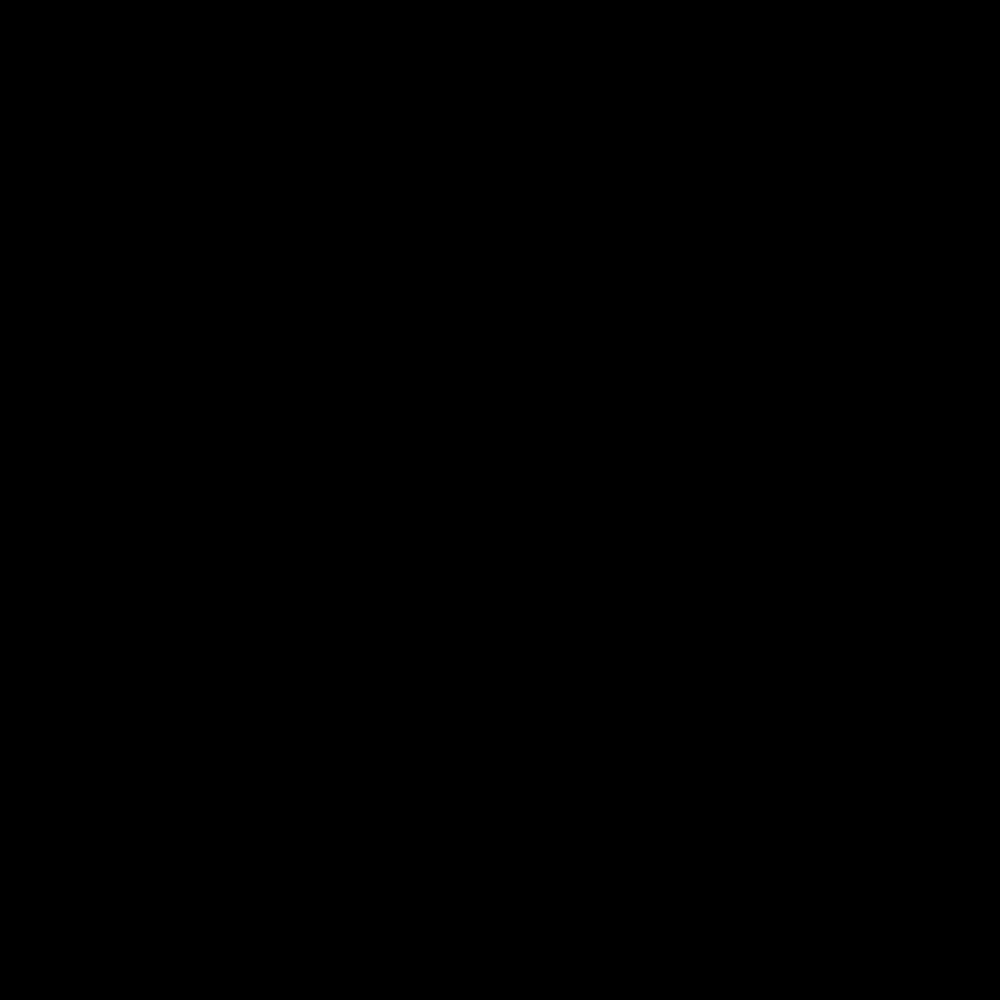
Frame 1 (no input)
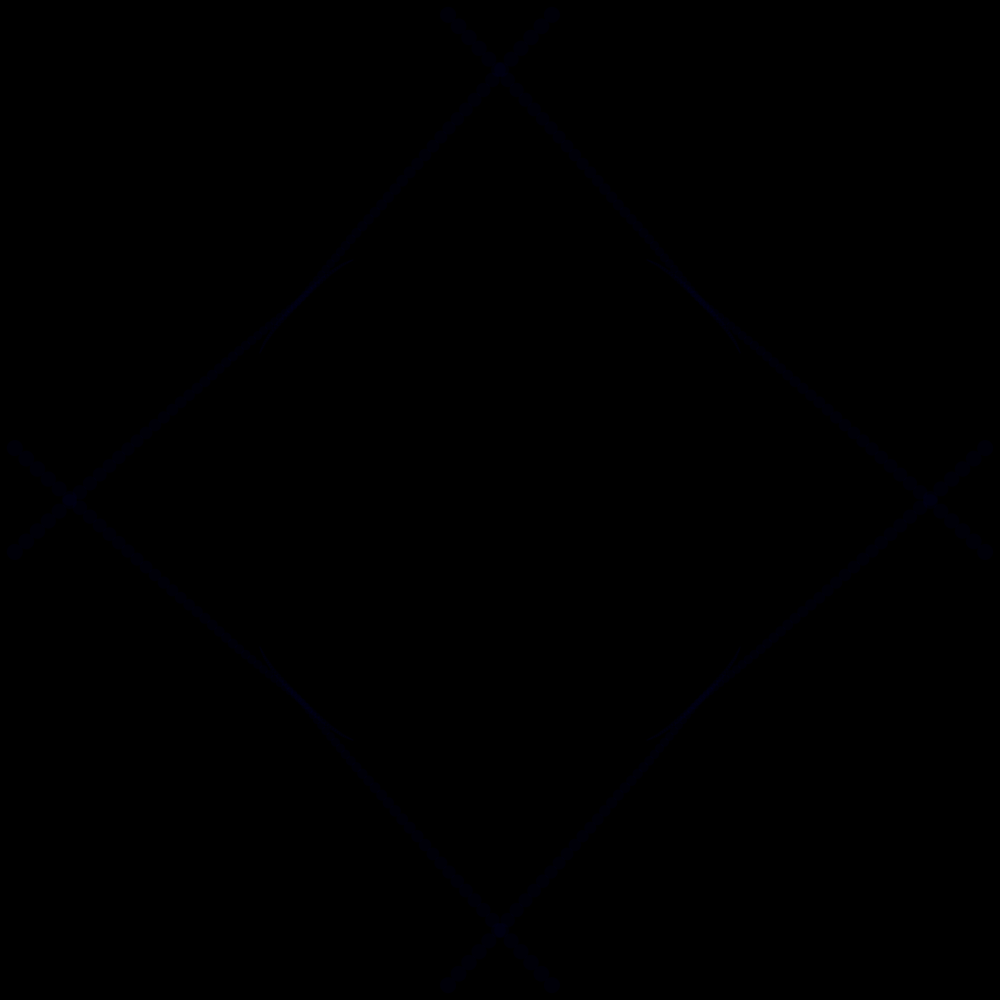
Frame 60 (the mouse pressed at the canvas centre just before this capture)
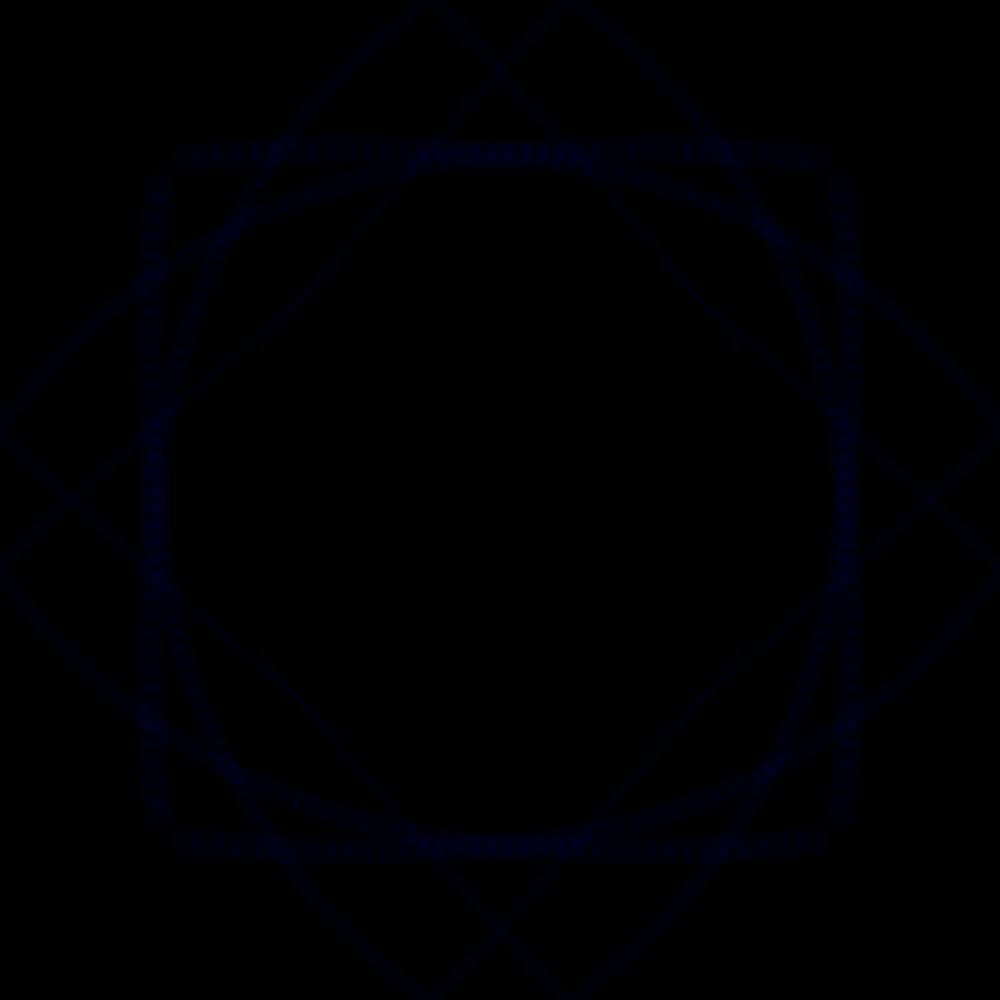
Frame 120 (the mouse held since frame 60 and released just before this capture)

The Processing sketch that drew these frames (run headless with seeded random() and noise(); from frame 60 on, the mouse is pressed at the canvas centre):

// Processing sketch: SortOfInkBlotch
// ── SortOfInkBlotch.pde
PVector location = new PVector();
float size = 1;
int sphereColor = 0;
float accelRange = .4;
PVector speed = new PVector();

void setup() {
  //fullScreen(1);
  size(1000, 1000);
  background(0);
  location.x = random(width);
  location.y = random(height);
}

void draw() {
  noStroke();
  speed.x += random(accelRange);
  speed.y += random(accelRange);
  //speed.x = constrain(speed.x, -10, -10);
  //speed.y = constrain(speed.y, -10, -10);

  location.x += speed.x;
  location.y += speed.y;

  if (location.x >= width || location.x <= 0) {
    speed.x /= -1.5;
    accelRange *=-1;
  }
  if (location.y >= height || location.y <= 0) {
    speed.y /= -1.5;
    accelRange *=-1;
  }

  size += .25;
  if (size >= width/4 && size <= width * 2) {
    size += 11.75;
  } else if (size >= width * 2) {
    if (sphereColor == 0) {
      sphereColor = 1;
      fill(0, 0, 204);
    } else if (sphereColor == 1) {
      sphereColor = 0;
      fill(0);
    }
    //rect(0, 0, width, height);
    size = 1;
  }


  if (sphereColor == 0) {
    fill(0, 0, 204, 10);
  } else if (sphereColor == 1) {
    fill(0, 10);
  }

  location.x = constrain(location.x, 0, width);
  location.y = constrain(location.y, 0, height);
  ellipse(location.x, location.y, size, size);
  ellipse(location.x, height - location.y, size, size);
  ellipse(width - location.x, location.y, size, size);
  ellipse(width - location.x, height - location.y, size, size);
  ellipse( location.y, location.x, size, size);
  ellipse(height - location.y, location.x, size, size);
  ellipse( location.y, width - location.x, size, size);
  ellipse( height - location.y, width - location.x, size, size);
}
